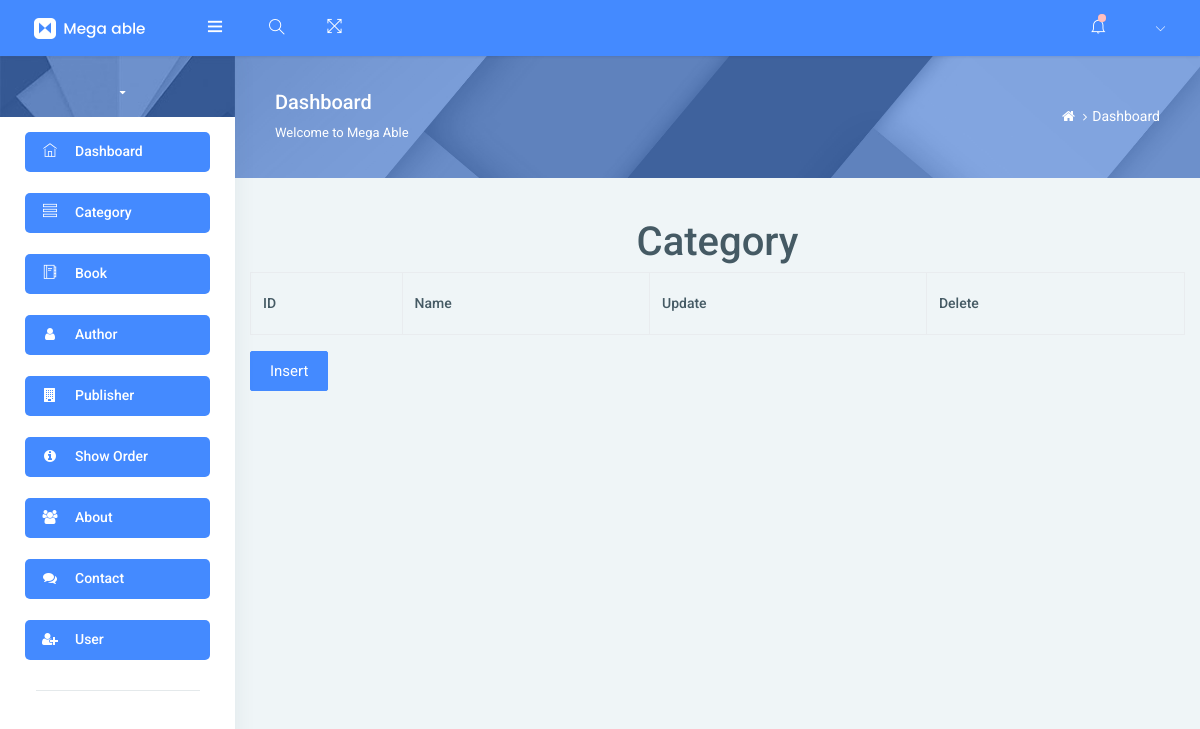
The page /admin/showcategory.php on the database as committed earlier.
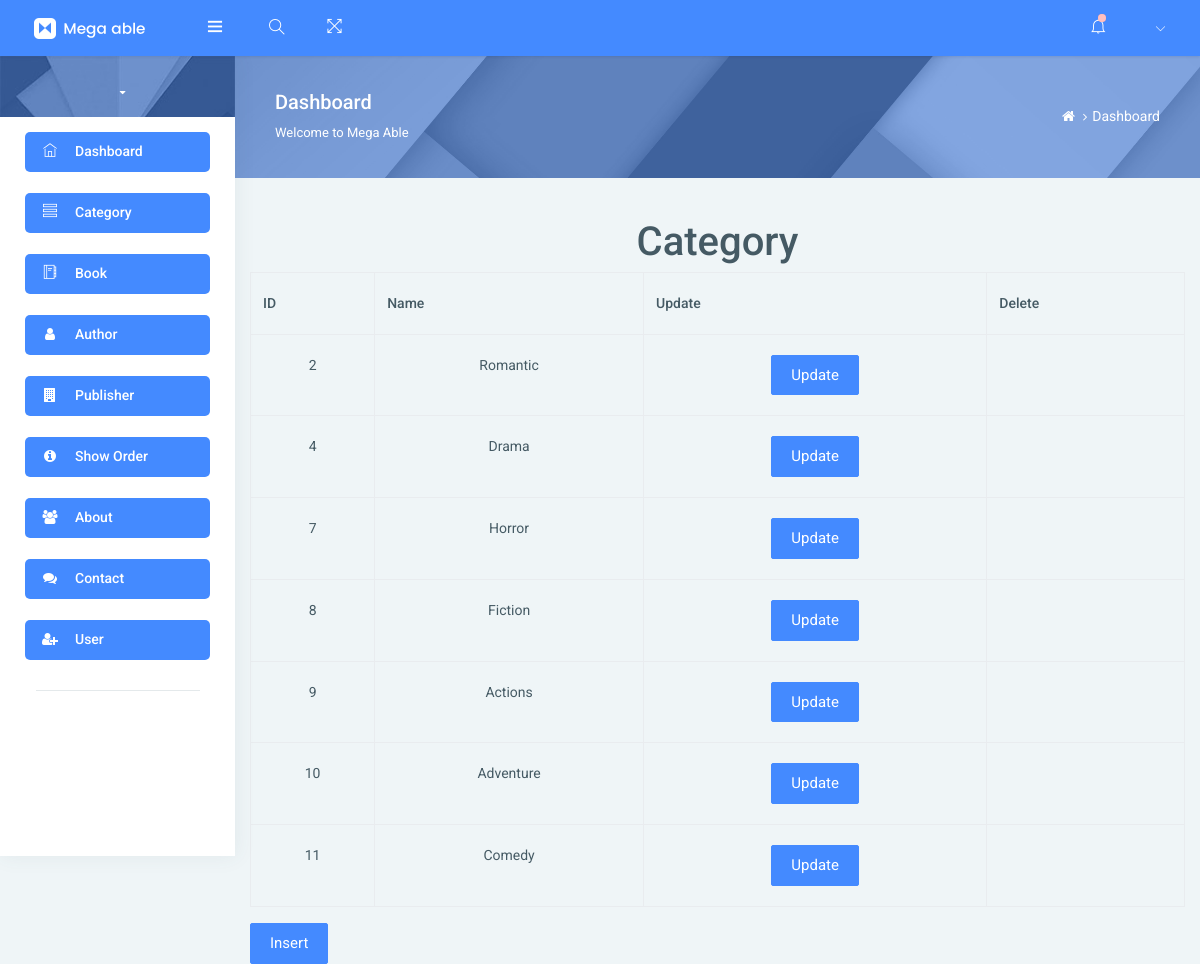
The same page on the database as committed later.
### tables this page shows
CREATE TABLE `category` (
  `CatID` int(11) NOT NULL,
  `category_name` varchar(30) NOT NULL,
  `record_insert` timestamp NOT NULL DEFAULT current_timestamp()
);

### admin/showcategory.php (the view, shortened to what this page needs)
<!DOCTYPE html>
<html lang="en">
<head>
</head>
<body>
    <?php include "header.php"; ?>
    <br><br>
    <div class="container">
        <h1>Category</h1>
        <table class="table table-bordered">
            <tr>
            <th>ID</th>
            <th>Name</th>
            <th>Update</th>
            <th>Delete</th>
            </tr>
            <?php
        $query="SELECT * FROM category";
        $result=mysqli_query($conn,$query);
        while($row=mysqli_fetch_array($result))
        {
        echo "<tr>";
        echo "<td>".$row[0]."</td>";
        echo "<td>".$row[1]."</td>";
        echo '<td><a href="updatecategory.php?update='.$row[0].'"><button class="btn btn-primary">Update</button></a></td>';
        echo '<td><a href="deletecategory.php?delete='.$row[0].'"><i class="fa-solid fa-trash"></i></a></td>';
        echo "</tr>";
    }
    ?>
        </table>
        <a href="addcategory.php" class="btn btn-primary">Insert</a>
    </div>
    <?php include "footer.php"; ?>
</body>
</html>

Rows that differ between the two databases and show on the page:
added category: CatID "2", category_name "Romantic"
added category: CatID "4", category_name "Drama"
added category: CatID "7", category_name "Horror"
added category: CatID "8", category_name "Fiction"
added category: CatID "9", category_name "Actions"
added category: CatID "10", category_name "Adventure"
added category: CatID "11", category_name "Comedy"
